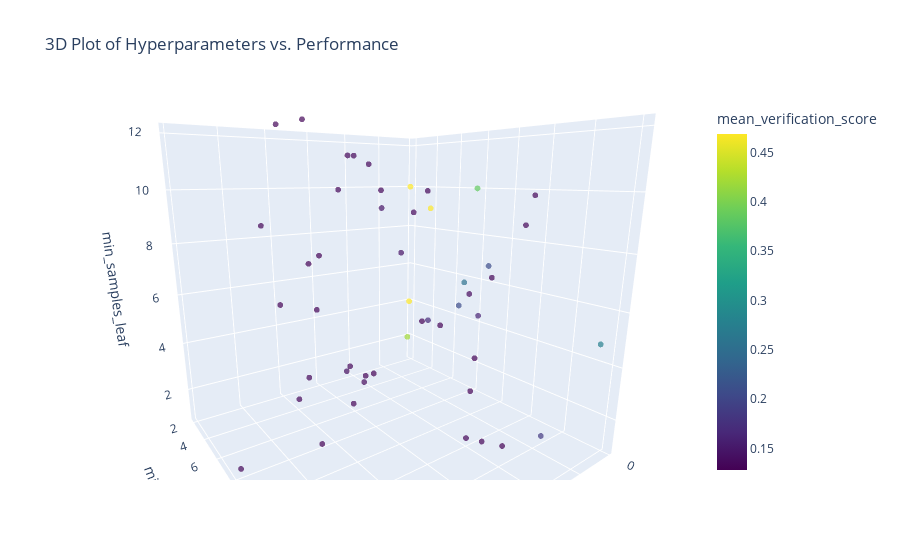

The notebook cell saved with this chart:
### Code cell
import plotly.express as px

# Assuming `results_df` contains 'max_depth', 'min_samples_split', 'min_samples_leaf', and 'mean_verification_score'
fig = px.scatter_3d(all_model_results_df, 
                    x='max_depth', 
                    y='min_samples_split', 
                    z='min_samples_leaf',
                    color='mean_verification_score', 
                    color_continuous_scale='Viridis', 
                    opacity=0.7,
                    title='3D Plot of Hyperparameters vs. Performance')  # Adjust size_max to make the dots smaller
fig.update_traces(marker=dict(size=2))  # Further adjust marker size if needed
fig.show()

### Figure 1 — Plotly figure (JSON) as saved in the notebook; plotly's stock layout.template omitted (floating-point values rounded to 4 significant figures)
{"data": [{"hovertemplate": "max_depth=%{x}<br>min_samples_split=%{y}<br>min_samples_leaf=%{z}<br>mean_verification_score=%{marker.color}<extra></extra>", "legendgroup": "", "marker": {"color": [0.1325, 0.1316, 0.1309, 0.1283, 0.1292, 0.1686, 0.3854, 0.1312, 0.1323, 0.1329, 0.4688, 0.1333, 0.1313, 0.1315, 0.1352, 0.2072, 0.1307, 0.1334, 0.1285, 0.2749, 0.1371, 0.1292, 0.1299, 0.4209, 0.1861, 0.1307, 0.4688, 0.1447, 0.1292, 0.1457, 0.1323, 0.1316, 0.1291, 0.1289, 0.1316, 0.2542, 0.2071, 0.4688, 0.1291, 0.1326, 0.1295, 0.1303, 0.1316, 0.1285, 0.14, 0.1291, 0.1614, 0.1333, 0.1325, 0.1284], "coloraxis": "coloraxis", "opacity": 0.7, "size": 2, "symbol": "circle"}, "mode": "markers", "name": "", "scene": "scene", "showlegend": false, "type": "scatter3d", "x": [92, 48, 100, 79, 61, 17, 4, 34, 74, 118, 2, 97, 40, 87, 24, 13, 105, 27, 86, 9, 44, 74, 50, 3, 15, 71, 2, 21, 65, 21, 52, 66, 103, 57, 53, 10, 13, 2, 72, 40, 60, 30, 57, 64, 44, 58, 18, 98, 90, 40], "y": [12, 10, 16, 2, 8, 6, 8, 14, 4, 8, 2, 10, 12, 6, 10, 10, 8, 6, 8, 16, 4, 16, 14, 2, 14, 8, 2, 4, 8, 2, 4, 6, 12, 14, 16, 8, 8, 4, 4, 4, 16, 12, 8, 12, 2, 2, 10, 8, 12, 10], "z": [11, 10, 1, 5, 3, 4, 10, 9, 2, 1, 4, 12, 1, 2, 6, 7, 9, 9, 6, 5, 1, 6, 2, 2, 1, 2, 10, 7, 3, 9, 2, 10, 3, 4, 10, 6, 5, 9, 7, 11, 3, 7, 10, 6, 1, 7, 5, 12, 11, 5]}], "layout": {"autosize": true, "coloraxis": {"colorbar": {"title": {"text": "mean_verification_score"}}, "colorscale": [[0, "#440154"], [0.1111, "#482878"], [0.2222, "#3e4989"], [0.3333, "#31688e"], [0.4444, "#26828e"], [0.5556, "#1f9e89"], [0.6667, "#35b779"], [0.7778, "#6ece58"], [0.8889, "#b5de2b"], [1, "#fde725"]]}, "legend": {"tracegroupgap": 0}, "scene": {"aspectmode": "auto", "aspectratio": {"x": 1, "y": 1, "z": 1}, "camera": {"center": {"x": 0, "y": 0, "z": 0}, "eye": {"x": 0.8178, "y": 1.107, "z": 0.3373}, "projection": {"type": "perspective"}, "up": {"x": 0, "y": 0, "z": 1}}, "domain": {"x": [0, 1], "y": [0, 1]}, "xaxis": {"title": {"text": "max_depth"}, "type": "linear"}, "yaxis": {"title": {"text": "min_samples_split"}, "type": "linear"}, "zaxis": {"title": {"text": "min_samples_leaf"}, "type": "linear"}}, "title": {"text": "3D Plot of Hyperparameters vs. Performance"}}}
